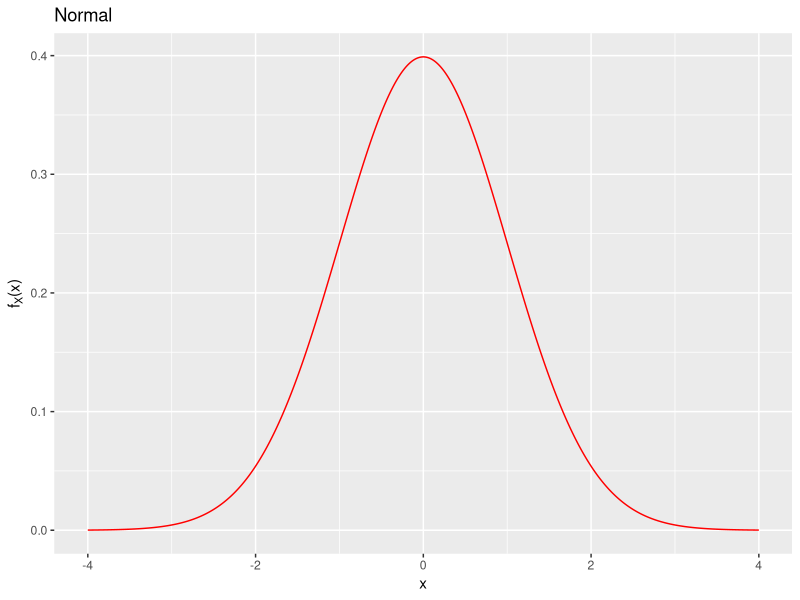
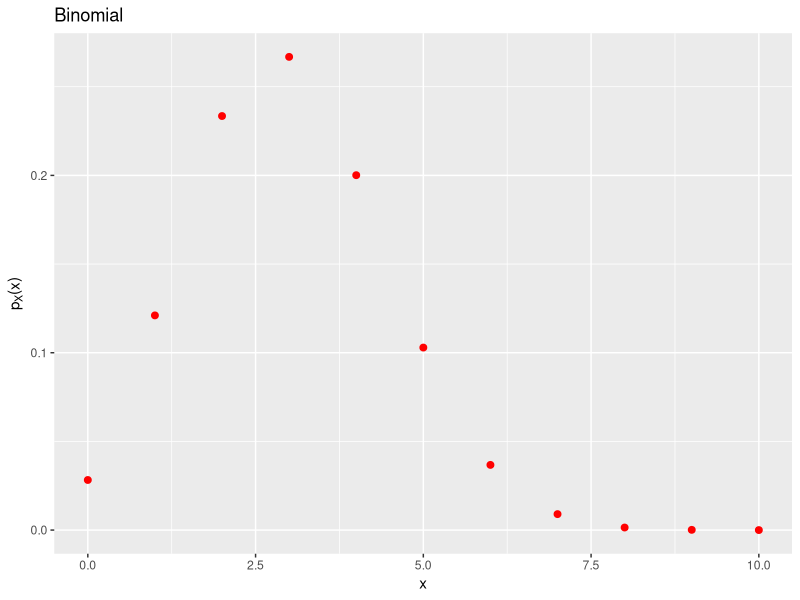
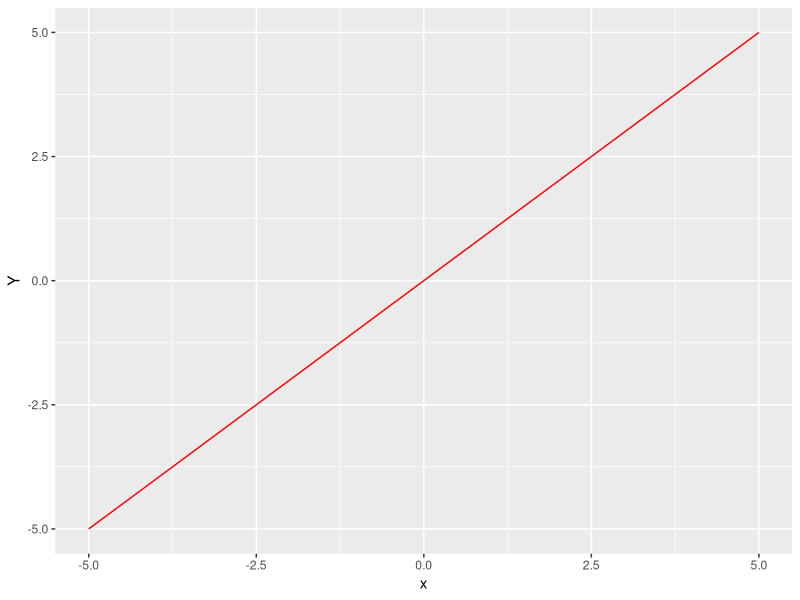
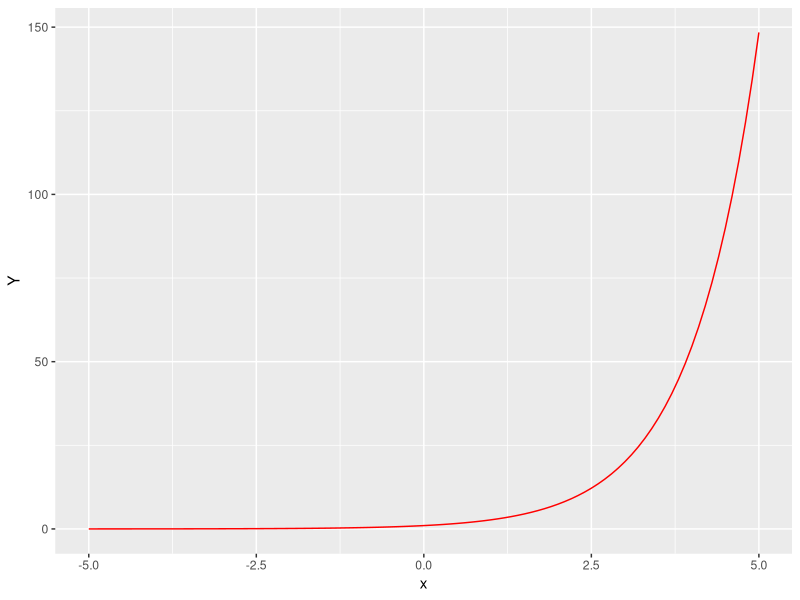
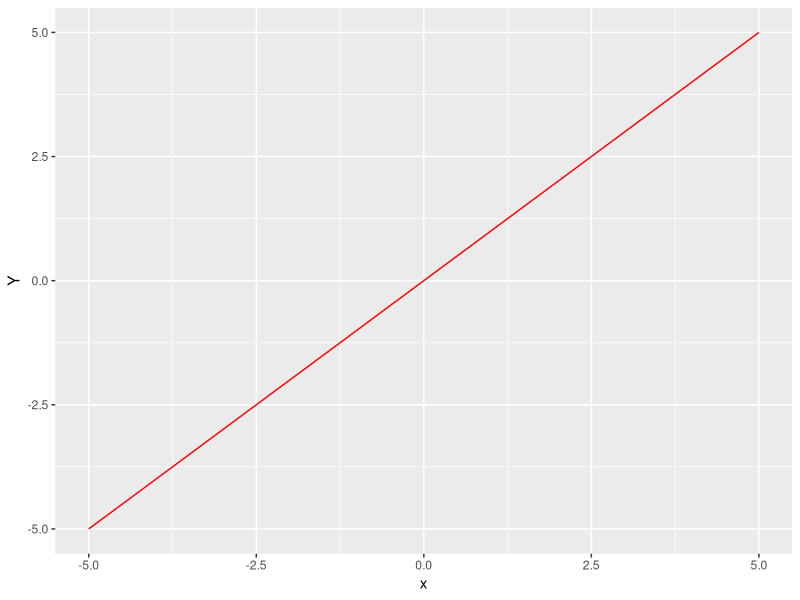
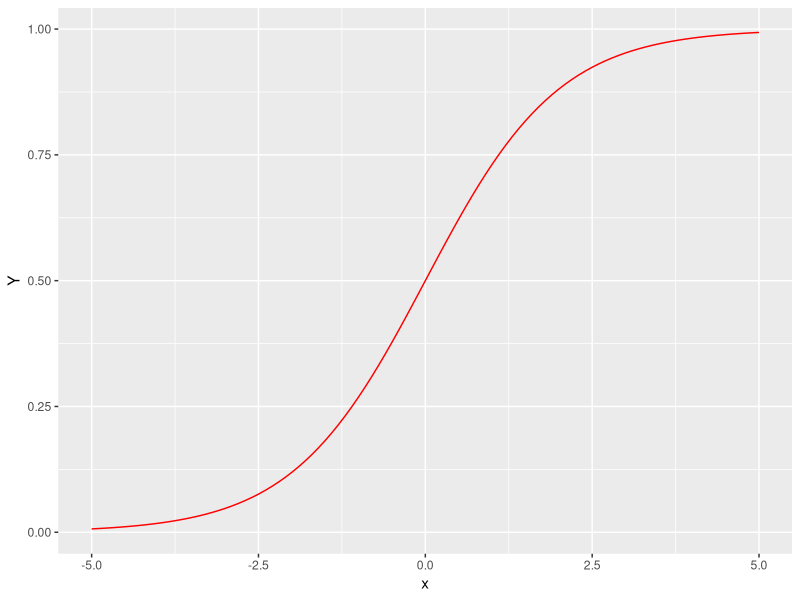
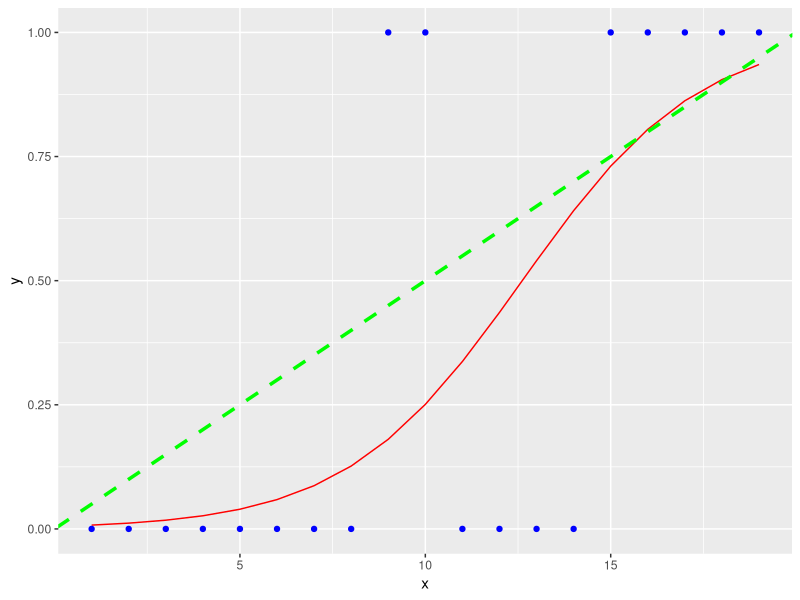

These figures' R source, in order:
## ---- chunk 1
library(ggplot2)
x <- seq(-4, 4, by = 0.01)
y <- dnorm(x)
ggplot(data = data.frame(x, y), mapping = aes(x = x, y = y)) + 
  geom_line(color = "red") + ylab(expression(f[X]*"(x)")) + ggtitle("Normal")
## ---- chunk 2
x <- 0:10
y <- dbinom(x, size = 10, prob = 0.3)
ggplot(data = data.frame(x, y), mapping = aes(x = x, y = y)) + 
  geom_point(color = "red", size = 2) + ylab(expression(p[X]*"(x)")) + 
  ggtitle("Binomial")
## ---- chunk 3
library(ggplot2)
x <- seq(-5, 5, by = 0.1)
y <- x
ggplot(data = data.frame(x, y), mapping = aes(x = x, y = y)) + 
  geom_line(color = "red") + ylab("Y")
y <- exp(x)
ggplot(data = data.frame(x, y), mapping = aes(x = x, y = y)) + 
  geom_line(color = "red") + ylab("Y")
y <- x
ggplot(data = data.frame(x, y), mapping = aes(x = x, y = y)) + 
  geom_line(color = "red") + ylab("Y")
y <- exp(x)/(1+exp(x))
ggplot(data = data.frame(x, y), mapping = aes(x = x, y = y)) + 
  geom_line(color = "red") + ylab("Y")
## ---- chunk 4
suppressMessages(library(tidyverse))
set.seed(101)
x <- 1:19
y <- rbinom(length(x), 1, 0.05*x)
out.log <- glm(y ~ x, family = binomial)
suppressMessages(library(tidyverse))
ggplot(data = data.frame(x = x, y = out.log$fitted.values), 
       mapping = aes(x = x, y = y)) + 
  geom_line(color = "red") +
  geom_point(data = data.frame(x = x, y = y), 
             mapping = aes(x = x, y = y), color = "blue") +
  geom_abline(slope = 0.05, intercept = 0, linewidth = 1.2, 
              color = "green", linetype = "dashed")
## ---- chunk 5
summary(out.log)
## ---- chunk 6
logLik(out.log)   # the maximum log-likelihood value
